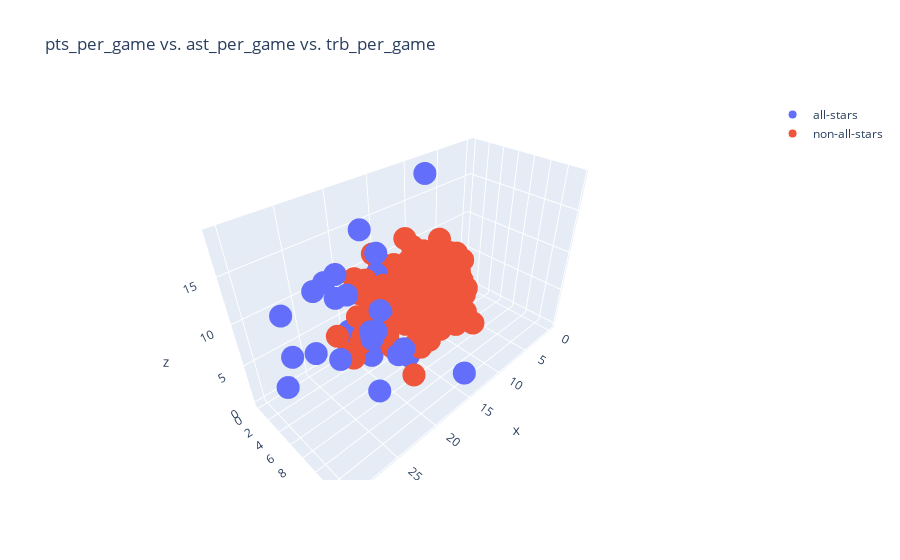

The cell this chart's notebook holds for it:
### Code cell
knn_classify(5, 1992, 1993, "pts_per_game", "ast_per_game", "trb_per_game")

### Figure 1 — Plotly figure (JSON) as saved in the notebook; plotly's stock layout.template omitted (floating-point values rounded to 4 significant figures; data arrays with more than 128 entries replaced by an {"elided": "..."} marker saying what was removed)
{"data": [{"mode": "markers", "name": "all-stars", "text": ["Brad Daugherty", "Charles Barkley", "Chris Mullin", "Clyde Drexler", "Dan Majerle", "David Robinson", "Dennis Rodman", "Dikembe Mutombo", "Dominique Wilkins", "Hakeem Olajuwon", "Isiah Thomas", "James Worthy", "Jeff Hornacek", "Joe Dumars", "John Stockton", "Karl Malone", "Kevin Willis", "Larry Bird", "Mark Price", "Michael Adams", "Michael Jordan", "Otis Thorpe", "Patrick Ewing", "Reggie Lewis", "Scottie Pippen", "Tim Hardaway"], "type": "scatter3d", "x": [21.5, 23.1, 25.6, 25, 17.3, 23.2, 9.8, 16.6, 28.1, 21.6, 18.5, 19.9, 20.1, 19.9, 15.8, 28, 18.3, 20.2, 17.3, 18.1, 30.1, 17.3, 24, 20.8, 21, 23.4], "y": [3.6, 4.1, 3.5, 6.7, 3.3, 2.7, 2.3, 2.2, 3.8, 2.2, 7.2, 4.7, 5.1, 4.6, 13.7, 3, 2.1, 6.8, 7.4, 7.6, 6.1, 3, 1.9, 2.3, 7, 10], "z": [10.4, 11.1, 5.6, 6.6, 5.9, 12.2, 18.7, 12.3, 7, 12.1, 3.2, 5.6, 5, 2.3, 3.3, 11.2, 15.5, 9.6, 2.4, 4, 6.4, 10.5, 11.2, 4.8, 7.7, 3.8]}, {"mode": "markers", "name": "non-all-stars", "text": {"elided": "360 str values"}, "type": "scatter3d", "x": {"elided": "360 float values"}, "y": {"elided": "360 float values"}, "z": {"elided": "360 float values"}}], "layout": {"title": {"text": "pts_per_game vs. ast_per_game vs. trb_per_game"}}}
